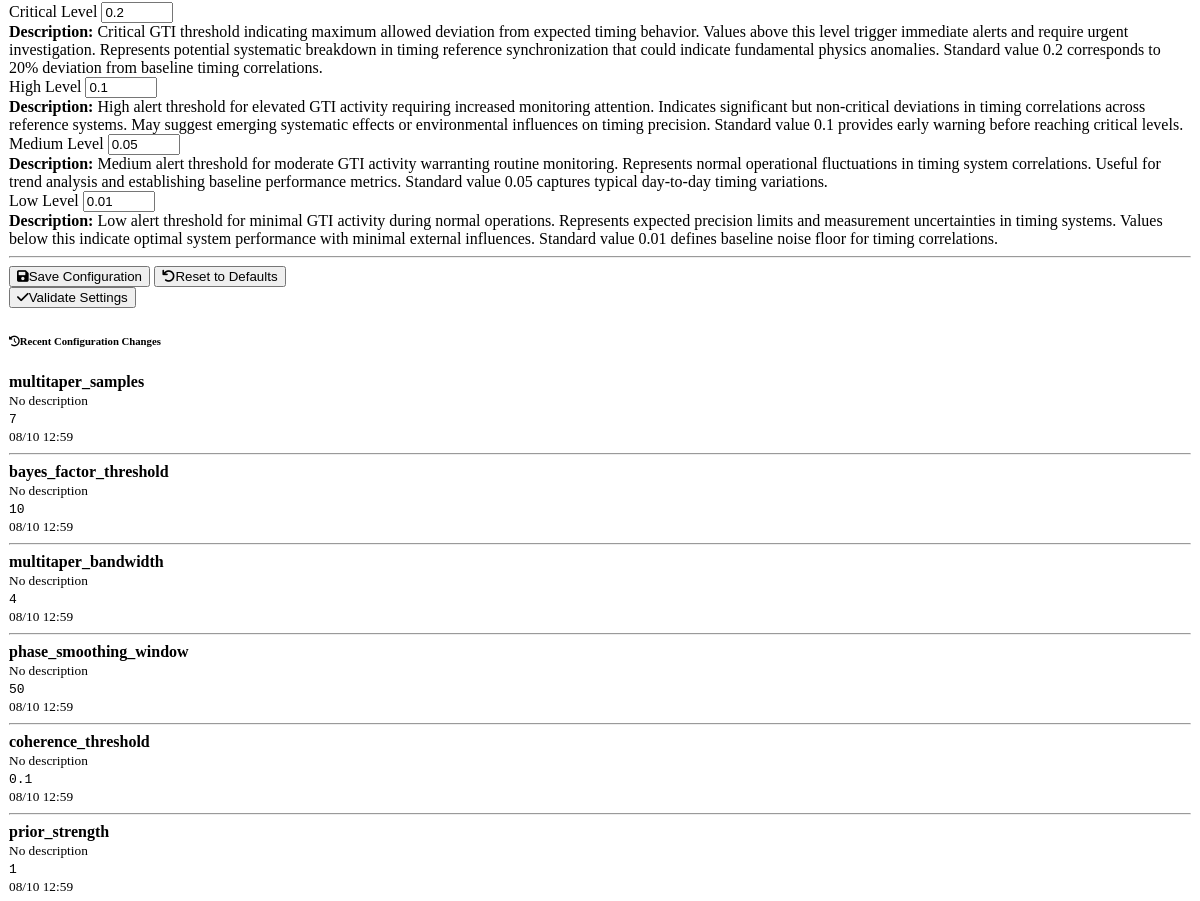
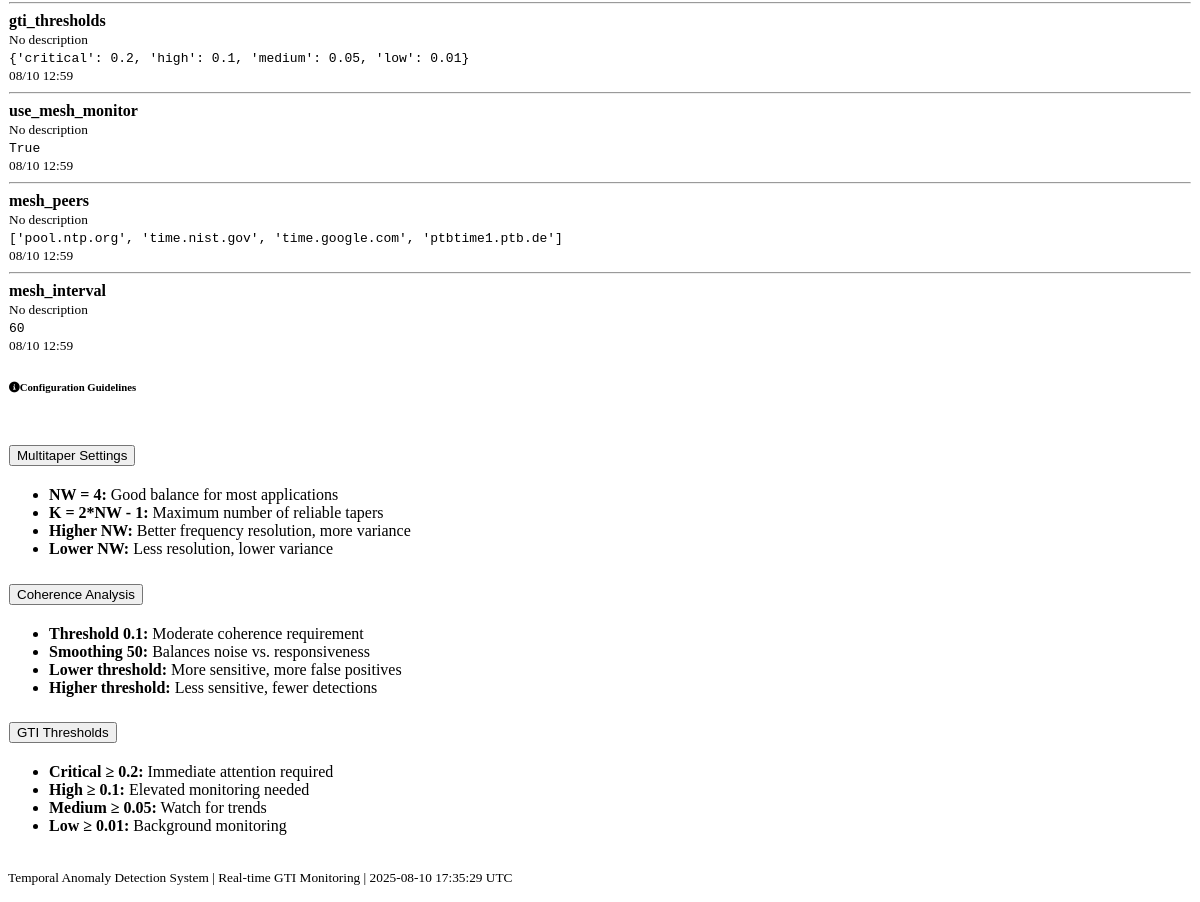
Before: /configuration (lower part) with the older database file (2 pictures, top to bottom).
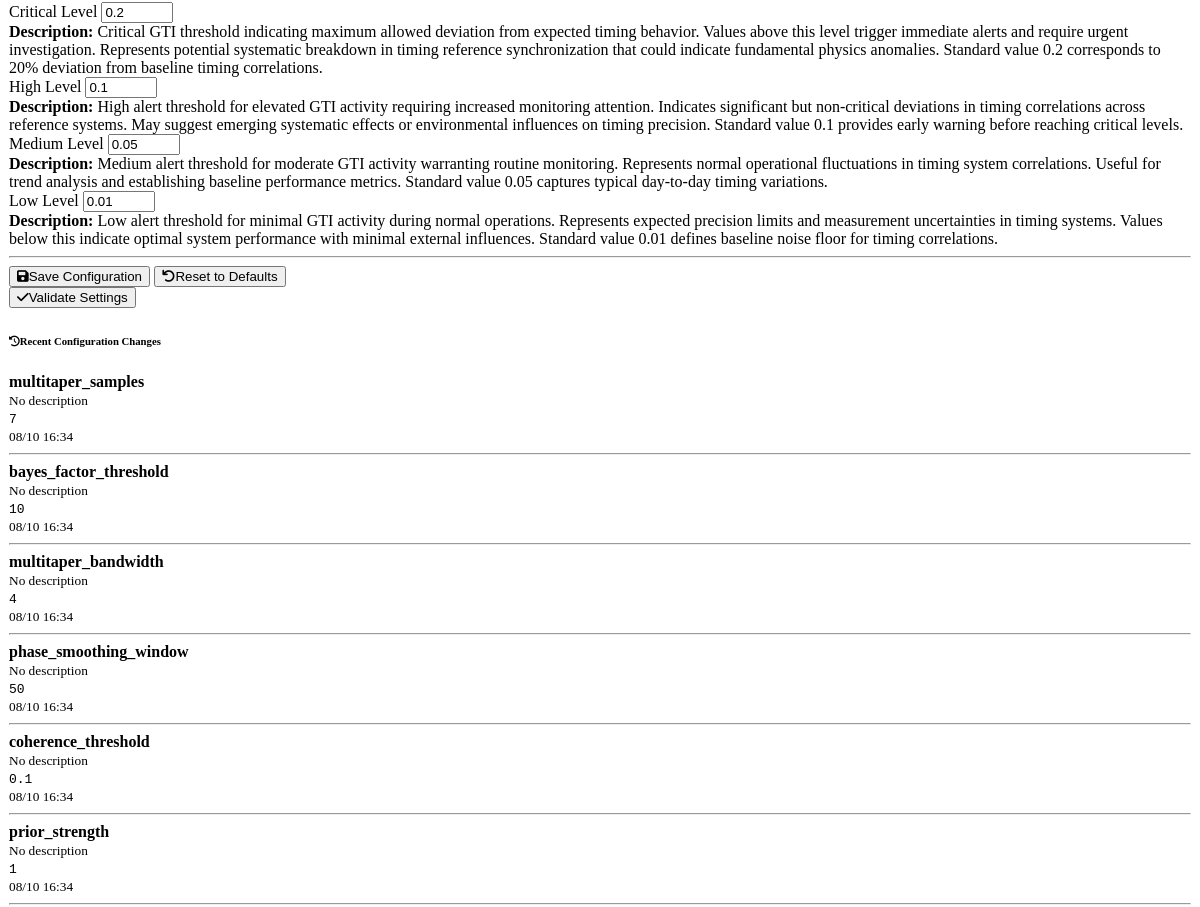
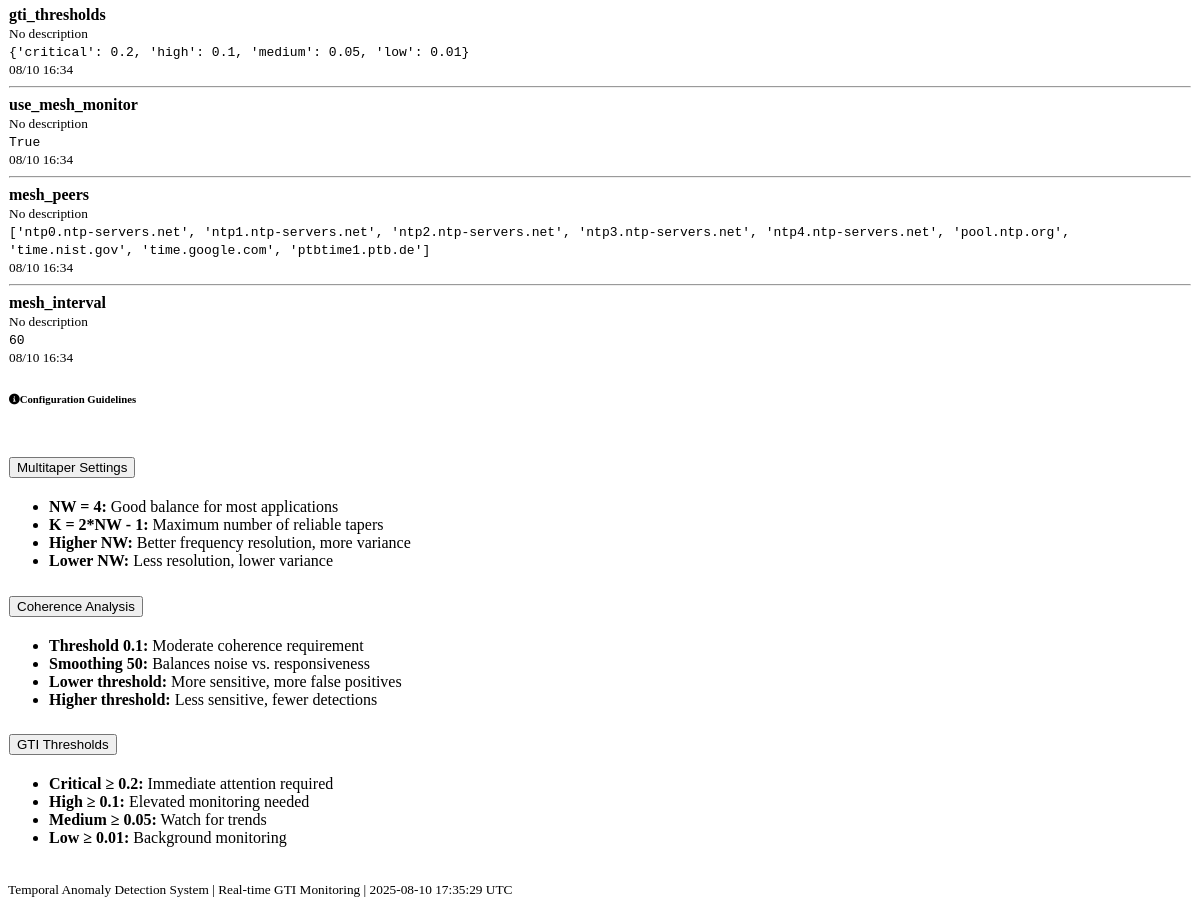
After: the same page with the newer database file (2 pictures, top to bottom).
### models.py (models this page shows, shortened)
class ProcessingConfiguration(db.Model):
    id = db.Column(db.Integer, primary_key=True)
    parameter_name = db.Column(db.String(100), nullable=False, unique=True)
    parameter_value = db.Column(db.Text, nullable=False)  # JSON string for complex values
    description = db.Column(db.Text)
    updated_at = db.Column(db.DateTime, default=datetime.utcnow, onupdate=datetime.utcnow)
    def get_value(self):
        try:
            return json.loads(self.parameter_value)
        except:
            return self.parameter_value

### routes.py (the view)
@app.route('/configuration')
def configuration():
    try:
        configs = ProcessingConfiguration.query.all()
        config_dict = {config.parameter_name: config for config in configs}
        return render_template('configuration.html', configurations=config_dict)
    except Exception as e:
        logger.error(f"Error rendering configuration: {str(e)}")
        flash(f"Error loading configuration: {str(e)}", 'error')
        return render_template('configuration.html', configurations={})

### templates/configuration.html (shortened to what this page needs)
{% extends "base.html" %}
{% block content %}
<div class="row">
    <div class="col-12">
        <div class="card">
            <div class="card-body">
                <form id="config-form">
                    <div class="row">
                        <div class="col-lg-6 mb-4">
                            <div class="mb-3">
                                <label for="gti_critical" class="form-label">Critical Level</label>
                                <input type="number" class="form-control" id="gti_critical"
                                       value="0.2" step="0.01" min="0" max="1">
                                <div class="form-text text-danger">
                                    <strong>Description:</strong> Critical GTI threshold indicating maximum allowed deviation from expected timing behavior.
                                    Values above this level trigger immediate alerts and require urgent investigation.
                                    Represents potential systematic breakdown in timing reference synchronization that could indicate fundamental physics anomalies.
                                    Standard value 0.2 corresponds to 20% deviation from baseline timing correlations.
                                </div>
                            </div>
                            <div class="mb-3">
                                <label for="gti_high" class="form-label">High Level</label>
                                <input type="number" class="form-control" id="gti_high"
                                       value="0.1" step="0.01" min="0" max="1">
                                <div class="form-text text-warning">
                                    <strong>Description:</strong> High alert threshold for elevated GTI activity requiring increased monitoring attention.
                                    Indicates significant but non-critical deviations in timing correlations across reference systems.
                                    May suggest emerging systematic effects or environmental influences on timing precision.
                                    Standard value 0.1 provides early warning before reaching critical levels.
                                </div>
                            </div>
                            <div class="row">
                                <div class="col-6">
                                    <div class="mb-3">
                                        <label for="gti_medium" class="form-label">Medium Level</label>
                                        <input type="number" class="form-control" id="gti_medium"
                                               value="0.05" step="0.01" min="0" max="1">
                                        <div class="form-text text-info">
                                            <strong>Description:</strong> Medium alert threshold for moderate GTI activity warranting routine monitoring.
                                            Represents normal operational fluctuations in timing system correlations.
                                            Useful for trend analysis and establishing baseline performance metrics.
                                            Standard value 0.05 captures typical day-to-day timing variations.
                                        </div>
                                    </div>
                                </div>
                                <div class="col-6">
                                    <div class="mb-3">
                                        <label for="gti_low" class="form-label">Low Level</label>
                                        <input type="number" class="form-control" id="gti_low"
                                               value="0.01" step="0.01" min="0" max="1">
                                        <div class="form-text text-success">
                                            <strong>Description:</strong> Low alert threshold for minimal GTI activity during normal operations.
                                            Represents expected precision limits and measurement uncertainties in timing systems.
                                            Values below this indicate optimal system performance with minimal external influences.
                                            Standard value 0.01 defines baseline noise floor for timing correlations.
                                        </div>
                                    </div>
                                </div>
                            </div>
                        </div>
                    </div>
                    <div class="row">
                        <div class="col-12">
                            <hr>
                            <div class="d-flex justify-content-between">
                                <div>
                                    <button type="button" class="btn btn-primary" onclick="saveConfiguration()">
                                        <i class="fas fa-save me-1"></i>Save Configuration
                                    </button>
                                    <button type="button" class="btn btn-secondary ms-2" onclick="loadConfiguration()">
                                        <i class="fas fa-undo me-1"></i>Reset to Defaults
                                    </button>
                                </div>
                                <div>
                                    <button type="button" class="btn btn-success" onclick="validateConfiguration()">
                                        <i class="fas fa-check me-1"></i>Validate Settings
                                    </button>
                                </div>
                            </div>
                        </div>
                    </div>
                </form>
            </div>
        </div>
    </div>
</div>
<div class="row mt-4">
    <div class="col-lg-6">
        <div class="card">
            <div class="card-header">
                <h6 class="mb-0">
                    <i class="fas fa-history me-1"></i>Recent Configuration Changes
                </h6>
            </div>
            <div class="card-body">
                <div id="config-history">
                    {% for name, config in configurations.items() %}
                        <div class="d-flex justify-content-between align-items-center mb-2">
                            <div>
                                <strong>{{ name }}</strong>
                                <br>
                                <small class="text-muted">{{ config.description or 'No description' }}</small>
                            </div>
                            <div class="text-end">
                                <code>{{ config.get_value() }}</code>
                                <br>
                                <small class="text-muted">{{ config.updated_at.strftime('%m/%d %H:%M') }}</small>
                            </div>
                        </div>
                        {% if not loop.last %}<hr class="my-2">{% endif %}
                    {% endfor %}
                </div>
            </div>
        </div>
    </div>
    <div class="col-lg-6">
        <div class="card">
            <div class="card-header">
                <h6 class="mb-0">
                    <i class="fas fa-info-circle me-1"></i>Configuration Guidelines
                </h6>
            </div>
            <div class="card-body">
                <div class="accordion" id="guidelines-accordion">
                    <div class="accordion-item">
                        <h2 class="accordion-header">
                            <button class="accordion-button collapsed" type="button"
                                    data-bs-toggle="collapse" data-bs-target="#multitaper-guide">
                                Multitaper Settings
                            </button>
                        </h2>
                        <div id="multitaper-guide" class="accordion-collapse collapse">
                            <div class="accordion-body">
                                <ul class="mb-0">
                                    <li><strong>NW = 4:</strong> Good balance for most applications</li>
                                    <li><strong>K = 2*NW - 1:</strong> Maximum number of reliable tapers</li>
                                    <li><strong>Higher NW:</strong> Better frequency resolution, more variance</li>
                                    <li><strong>Lower NW:</strong> Less resolution, lower variance</li>
                                </ul>
                            </div>
                        </div>
                    </div>
                    <div class="accordion-item">
                        <h2 class="accordion-header">
                            <button class="accordion-button collapsed" type="button"
                                    data-bs-toggle="collapse" data-bs-target="#coherence-guide">
                                Coherence Analysis
                            </button>
                        </h2>
                        <div id="coherence-guide" class="accordion-collapse collapse">
                            <div class="accordion-body">
                                <ul class="mb-0">
                                    <li><strong>Threshold 0.1:</strong> Moderate coherence requirement</li>
                                    <li><strong>Smoothing 50:</strong> Balances noise vs. responsiveness</li>
                                    <li><strong>Lower threshold:</strong> More sensitive, more false positives</li>
                                    <li><strong>Higher threshold:</strong> Less sensitive, fewer detections</li>
                                </ul>
                            </div>
                        </div>
                    </div>
                    <div class="accordion-item">
                        <h2 class="accordion-header">
                            <button class="accordion-button collapsed" type="button"
                                    data-bs-toggle="collapse" data-bs-target="#gti-guide">
                                GTI Thresholds
                            </button>
                        </h2>
                        <div id="gti-guide" class="accordion-collapse collapse">
                            <div class="accordion-body">
                                <ul class="mb-0">
                                    <li><strong>Critical ≥ 0.2:</strong> Immediate attention required</li>
                                    <li><strong>High ≥ 0.1:</strong> Elevated monitoring needed</li>
                                    <li><strong>Medium ≥ 0.05:</strong> Watch for trends</li>
                                    <li><strong>Low ≥ 0.01:</strong> Background monitoring</li>
                                </ul>
                            </div>
                        </div>
                    </div>
                </div>
            </div>
        </div>
    </div>
</div>
{% endblock %}

### templates/base.html (shortened to what this page needs)
<!DOCTYPE html>
<html lang="en" data-bs-theme="dark">
<head>
    <link href="https://cdn.replit.com/agent/bootstrap-agent-dark-theme.min.css" rel="stylesheet">
    <link rel="stylesheet" href="{{ url_for('static', filename='css/custom.css') }}">
    <link rel="stylesheet" href="https://cdnjs.cloudflare.com/ajax/libs/font-awesome/6.0.0/css/all.min.css">
</head>
<body>
    <main class="container-fluid mt-4">
        {% block content %}{% endblock %}
    </main>
    <footer class="mt-5 py-4 bg-dark text-center">
        <div class="container">
            <p class="mb-0 text-muted">
                <small>
                    Temporal Anomaly Detection System |
                    Real-time GTI Monitoring |
                    <span id="current-time"></span>
                </small>
            </p>
        </div>
    </footer>
</body>
</html>

### static/css/custom.css (style rules this page uses)
.card { background: rgba(255, 255, 255, 0.02); border: 1px solid rgba(255, 255, 255, 0.1); }
.card-header { background: rgba(255, 255, 255, 0.05); border-bottom: 1px solid rgba(255, 255, 255, 0.1); }

Changed rows visible on the page:
changed ProcessingConfiguration "multitaper_samples": updated_at "08/10 12:59" → "08/10 16:34"
changed ProcessingConfiguration "bayes_factor_threshold": updated_at "08/10 12:59" → "08/10 16:34"
changed ProcessingConfiguration "multitaper_bandwidth": updated_at "08/10 12:59" → "08/10 16:34"
changed ProcessingConfiguration "phase_smoothing_window": updated_at "08/10 12:59" → "08/10 16:34"
changed ProcessingConfiguration "coherence_threshold": updated_at "08/10 12:59" → "08/10 16:34"
changed ProcessingConfiguration "prior_strength": updated_at "08/10 12:59" → "08/10 16:34"
changed ProcessingConfiguration "gti_thresholds": updated_at "08/10 12:59" → "08/10 16:34"
changed ProcessingConfiguration "use_mesh_monitor": updated_at "08/10 12:59" → "08/10 16:34"
changed ProcessingConfiguration "mesh_peers": get_value "['pool.ntp.org', 'time.nist.gov', 'time.google.com', 'ptbtime1.ptb.de']" → "['ntp0.ntp-servers.net', 'ntp1.ntp-servers.net', 'ntp2.ntp-servers.net', 'ntp3.ntp-servers.net', 'ntp4.ntp-servers.net', 'pool.ntp.org', 'time.nist.gov', 'time.google.com', 'ptbtime1.ptb.de']"; updated_at "08/10 12:59" → "08/10 16:34"
changed ProcessingConfiguration "mesh_interval": updated_at "08/10 12:59" → "08/10 16:34"
